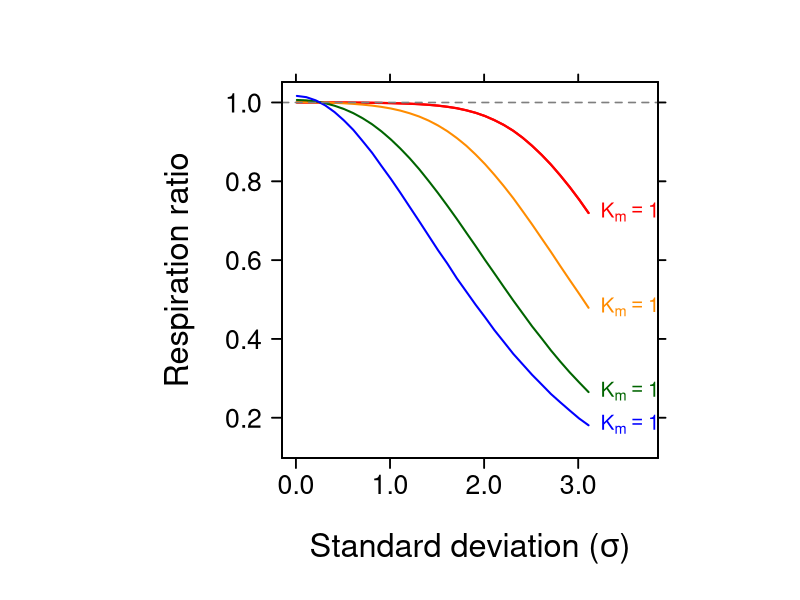

R code for this plot:
########################################################################
# Overview:
# Simulation model for assessing how metabolic inequality affects 
# ecosystem processes. We assume that microbial respiration is influenced
# by cellular enzyme levels according to a non-linear saturating function
# (i.e., Michaelis-Menten). With this model, we assess how, not only variance, 
# but also skew influences aggregate function, by comparing a Gaussian 
# distribution of enzyme levels to lognormal distribution with different 
# levels of sigma (standard deviation in log space)
########################################################################


########################################################################
# Part 1. Set up the conditions for simulating enzymes and respiration

# Michaelis-Menten dynamics with different half-saturation constants (Km)
########################################################################

set.seed(42)

# ----------------------
# Parameters & functions
# ----------------------

n <- 10^6 # number of cells
mean_norm <- 1e5 # mean of distribution
sd_norm   <- 0.25 * mean_norm # sd of for Gaussian distribution
Vmax <- 1 # standardized maximum respiration
sigma_vals <- seq(0.01, 3.5, by = 0.1) # log-space sd for skew in lognormal sims
Km_vals <- c(1e2, 1e3, 1e4, 1e5) # Km values
colors <- c("red","darkorange","darkgreen","blue")[1:length(Km_vals)]
f_mm <- function(x, Km, Vmax = 1) (Vmax * x) / (Km + x) # Michaelis-Menten function

# --------------------------------------------------------------
# Part 2: Simulations of respiration with Gaussian and lognormal
# --------------------------------------------------------------

# Pull cells from a Gaussian distribution
activity_norm <- rnorm(n, mean = mean_norm, sd = sd_norm)

# Replace any negative values with very small positive ones
activity_norm_pos <- pmax(activity_norm, 1e-12)

# Apply Michaelis-Menten function to Gaussian-sampled cells
# Calculates expected (mean) community respiration 
baseline_resp <- sapply(Km_vals, function(Km) mean(f_mm(activity_norm_pos, Km = Km, Vmax = Vmax)))

# Create matrices for output of Km and sigma combinations
resp_ratio_matrix <- matrix(NA, nrow = length(sigma_vals), ncol = length(Km_vals)) # R ratios
Ef_lognorm_matrix <- matrix(NA, nrow = length(sigma_vals), ncol = length(Km_vals)) # mean R for lognormal
for (k in seq_along(Km_vals)) {
  Km <- Km_vals[k]
  for (i in seq_along(sigma_vals)) {
    sigma <- sigma_vals[i]  # divided by the Gaussian baseline for Km = Km_vals[k]
    mu <- log(mean_norm) - 0.5 * sigma^2
    # Sets lognormal’s meanlog so arithmetic (unlogged) mean of the lognormal is approximately mean_norm. 
    # For a lognormal with parameters (meanlog = μ, sdlog = σ), the arithmetic mean is:exp(μ + σ^2/2). 
    # Solving for μ gives μ = log(mean) − σ^2/2. 
    # Lets you vary skew (σ) while holding arithmetic mean fixed.
    # Preserve arithmetic mean across σ values
    activity_lognorm <- rlnorm(n, meanlog = mu, sdlog = sigma)
    # Draw n samples from the lognormal with parameters mu and sigma
    # Models per-cell activity under multiplicative variability (skewed), controlling skew via sigma
    activity_lognorm <- pmax(activity_lognorm, 1e-12)
    # Mirrors the Gaussian clipping behavior for numerical consistency
    mean_resp_lognorm <- mean(f_mm(activity_lognorm, Km = Km, Vmax = Vmax))
    # Calculate average respiration across n sampled cells under the lognormal activity for current Km
    resp_ratio_matrix[i, k] <- mean_resp_lognorm / baseline_resp[k]
    # Store ratio of lognormal mean respiration to the Gaussian-baseline mean respiration for this (sigma, Km)
    # Values >1 indicate the lognormal yields higher predicted community respiration than the Gaussian baseline (with same arithmetic mean)
    # Values <1 indicate the lognormal yields lower predicted community respiration than the Gaussian baseline (with same arithmetic mean)
    Ef_lognorm_matrix[i, k] <- mean_resp_lognorm
    # Store raw mean respiration (useful for plotting in absolute units or checking numeric stability).
  }
}

# --------------------
# Part 3: Make figure

# Respiration ratio as function of skew
# Different colored lines for different Km values
# --------------------

cutoff <- 3.2
idx <- sigma_vals <= cutoff

op <- par(no.readonly = TRUE)
on.exit(par(op), add = TRUE)

par(mar = c(7, 9, 4, 2) + 0.1, mgp = c(4, 1, 0), lwd = 1.6)
par(pty = "s")

# Main plot
plot(sigma_vals[idx], resp_ratio_matrix[idx, 1],
     type = "l", lwd = 2.2, col = colors[1],
     ylim = range(resp_ratio_matrix, na.rm = TRUE),
     xlab = "", ylab = "",
     xaxt = "n", yaxt = "n",
     xlim = c(0, 3.7),
     cex.lab = 1.8)

# Bottom axis
axis(1, at = c(0,1,2,3), labels = c("0.0","1.0","2.0","3.0"),
     cex.axis = 1.6, lwd = 1.8, lwd.ticks = 1.8)

# Left axis
y_at <- pretty(range(resp_ratio_matrix, na.rm = TRUE), n = 5)
axis(2, at = y_at, labels = format(y_at, trim = TRUE, digits = 3),
     cex.axis = 1.6, lwd = 1.8, lwd.ticks = 1.8, las = 1)

# Add ticks: top (x) and right (y) axes
axis(3, at = c(0, 1, 2, 3), labels = FALSE, tck = -0.02,
     lwd = 1.8, lwd.ticks = 1.8)
axis(4, at = y_at, labels = FALSE, tck = -0.02,
     lwd = 1.8, lwd.ticks = 1.8)

# Add axis labels
mtext(side = 1, text = expression("Standard deviation (" * sigma * ")"),
      line = 4.5, cex = 1.95)
mtext(side = 2, text = "Respiration ratio", line = 4.5, cex = 1.95)

# Add colored text next to lines for Km values
for (k in seq_along(Km_vals)) {
  lines(sigma_vals[idx], resp_ratio_matrix[idx, k], col = colors[k], lwd = 2)
  y_end <- tail(resp_ratio_matrix[idx, k], 1)
  x_end <- tail(sigma_vals[idx], 1)
  exp_val <- as.integer(round(log10(Km_vals[k])))
  
  # Improved label format: K[m] = 10^x
  label_expr <- as.expression(bquote(K[m] == 10^.(exp_val)))
  text(x_end + 0.02, y_end, labels = label_expr,
       col = colors[k], cex = 1.25, pos = 4)
}

abline(h = 1, col = "gray50", lty = 2)
box(lwd = 1.8)
